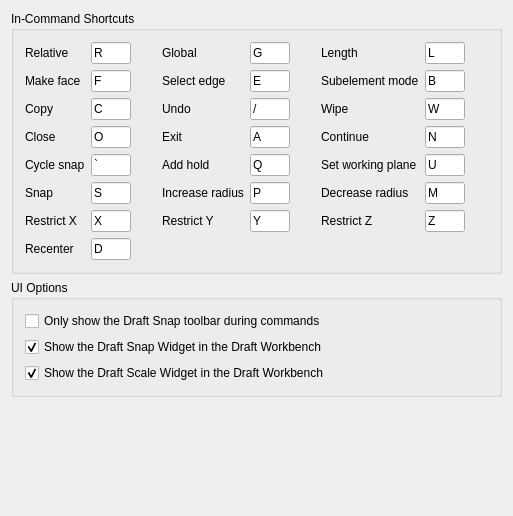
<?xml version="1.0" encoding="UTF-8"?>
<ui version="4.0">
 <class>Gui::Dialog::DlgSettingsDraft</class>
 <widget class="QWidget" name="Gui::Dialog::DlgSettingsDraft">
  <property name="geometry">
   <rect>
    <x>0</x>
    <y>0</y>
    <width>513</width>
    <height>516</height>
   </rect>
  </property>
  <property name="windowTitle">
   <string>Interface</string>
  </property>
  <layout class="QVBoxLayout">
   <item>
    <widget class="QGroupBox" name="groupBox_1">
     <property name="title">
      <string>In-Command Shortcuts</string>
     </property>
     <layout class="QGridLayout" name="gridLayout_1">
      <item row="0" column="0">
       <widget class="QLabel" name="label_inCommandShortcutRelative">
        <property name="text">
         <string>Relative</string>
        </property>
       </widget>
      </item>
      <item row="0" column="1">
       <widget class="Gui::PrefLineEdit" name="lineEdit_inCommandShortcutRelative">
        <property name="maximumSize">
         <size>
          <width>40</width>
          <height>16777215</height>
         </size>
        </property>
        <property name="text">
         <string>R</string>
        </property>
        <property name="clearButtonEnabled">
         <bool>false</bool>
        </property>
        <property name="prefEntry" stdset="0">
         <cstring>inCommandShortcutRelative</cstring>
        </property>
        <property name="prefPath" stdset="0">
         <cstring>Mod/Draft</cstring>
        </property>
       </widget>
      </item>
      <item row="0" column="2">
       <spacer name="horizontalSpacer_1">
        <property name="orientation">
         <enum>Qt::Horizontal</enum>
        </property>
        <property name="sizeType">
         <enum>QSizePolicy::Fixed</enum>
        </property>
        <property name="sizeHint" stdset="0">
         <size>
          <width>25</width>
          <height>0</height>
         </size>
        </property>
       </spacer>
      </item>
      <item row="0" column="3">
       <widget class="QLabel" name="label_inCommandShortcutGlobal">
        <property name="text">
         <string>Global</string>
        </property>
       </widget>
      </item>
      <item row="0" column="4">
       <widget class="Gui::PrefLineEdit" name="lineEdit_inCommandShortcutGlobal">
        <property name="maximumSize">
         <size>
          <width>40</width>
          <height>16777215</height>
         </size>
        </property>
        <property name="text">
         <string>G</string>
        </property>
        <property name="clearButtonEnabled">
         <bool>false</bool>
        </property>
        <property name="prefEntry" stdset="0">
         <cstring>inCommandShortcutGlobal</cstring>
        </property>
        <property name="prefPath" stdset="0">
         <cstring>Mod/Draft</cstring>
        </property>
       </widget>
      </item>
      <item row="0" column="5">
       <spacer name="horizontalSpacer_2">
        <property name="orientation">
         <enum>Qt::Horizontal</enum>
        </property>
        <property name="sizeType">
         <enum>QSizePolicy::Fixed</enum>
        </property>
        <property name="sizeHint" stdset="0">
         <size>
          <width>25</width>
          <height>0</height>
         </size>
        </property>
       </spacer>
      </item>
      <item row="0" column="6">
       <widget class="QLabel" name="label_inCommandShortcutLength">
        <property name="text">
         <string>Length</string>
        </property>
       </widget>
      </item>
      <item row="0" column="7">
       <widget class="Gui::PrefLineEdit" name="lineEdit_inCommandShortcutLength">
        <property name="maximumSize">
         <size>
          <width>40</width>
          <height>16777215</height>
         </size>
        </property>
        <property name="text">
         <string>L</string>
        </property>
        <property name="clearButtonEnabled">
         <bool>false</bool>
        </property>
        <property name="prefEntry" stdset="0">
         <cstring>inCommandShortcutLength</cstring>
        </property>
        <property name="prefPath" stdset="0">
         <cstring>Mod/Draft</cstring>
        </property>
       </widget>
      </item>
      <item row="0" column="8">
       <spacer name="horizontalSpacer_3">
        <property name="orientation">
         <enum>Qt::Horizontal</enum>
        </property>
        <property name="sizeType">
         <enum>QSizePolicy::Expanding</enum>
        </property>
        <property name="sizeHint" stdset="0">
         <size>
          <width>0</width>
          <height>0</height>
         </size>
        </property>
       </spacer>
      </item>
      <item row="1" column="0">
       <widget class="QLabel" name="label_inCommandShortcutMakeFace">
        <property name="text">
         <string>Make face</string>
        </property>
       </widget>
      </item>
      <item row="1" column="1">
       <widget class="Gui::PrefLineEdit" name="lineEdit_inCommandShortcutMakeFace">
        <property name="maximumSize">
         <size>
          <width>40</width>
          <height>16777215</height>
         </size>
        </property>
        <property name="text">
         <string>F</string>
        </property>
        <property name="clearButtonEnabled">
         <bool>false</bool>
        </property>
        <property name="prefEntry" stdset="0">
         <cstring>inCommandShortcutMakeFace</cstring>
        </property>
        <property name="prefPath" stdset="0">
         <cstring>Mod/Draft</cstring>
        </property>
       </widget>
      </item>
      <item row="1" column="3">
       <widget class="QLabel" name="label_inCommandShortcutSelectEdge">
        <property name="text">
         <string>Select edge</string>
        </property>
       </widget>
      </item>
      <item row="1" column="4">
       <widget class="Gui::PrefLineEdit" name="lineEdit_inCommandShortcutSelectEdge">
        <property name="maximumSize">
         <size>
          <width>40</width>
          <height>16777215</height>
         </size>
        </property>
        <property name="text">
         <string>E</string>
        </property>
        <property name="clearButtonEnabled">
         <bool>false</bool>
        </property>
        <property name="prefEntry" stdset="0">
         <cstring>inCommandShortcutSelectEdge</cstring>
        </property>
        <property name="prefPath" stdset="0">
         <cstring>Mod/Draft</cstring>
        </property>
       </widget>
      </item>
      <item row="1" column="6">
       <widget class="QLabel" name="label_inCommandShortcutSubelementMode">
        <property name="text">
         <string>Subelement mode</string>
        </property>
       </widget>
      </item>
      <item row="1" column="7">
       <widget class="Gui::PrefLineEdit" name="lineEdit_inCommandShortcutSubelementMode">
        <property name="maximumSize">
         <size>
          <width>40</width>
          <height>16777215</height>
         </size>
        </property>
        <property name="text">
         <string>B</string>
        </property>
        <property name="clearButtonEnabled">
         <bool>false</bool>
        </property>
        <property name="prefEntry" stdset="0">
         <cstring>inCommandShortcutSubelementMode</cstring>
        </property>
        <property name="prefPath" stdset="0">
         <cstring>Mod/Draft</cstring>
        </property>
       </widget>
      </item>
      <item row="2" column="0">
       <widget class="QLabel" name="label_inCommandShortcutCopy">
        <property name="text">
         <string>Copy</string>
        </property>
       </widget>
      </item>
      <item row="2" column="1">
       <widget class="Gui::PrefLineEdit" name="lineEdit_inCommandShortcutCopy">
        <property name="maximumSize">
         <size>
          <width>40</width>
          <height>16777215</height>
         </size>
        </property>
        <property name="text">
         <string>C</string>
        </property>
        <property name="clearButtonEnabled">
         <bool>false</bool>
        </property>
        <property name="prefEntry" stdset="0">
         <cstring>inCommandShortcutCopy</cstring>
        </property>
        <property name="prefPath" stdset="0">
         <cstring>Mod/Draft</cstring>
        </property>
       </widget>
      </item>
      <item row="2" column="3">
       <widget class="QLabel" name="label_inCommandShortcutUndo">
        <property name="text">
         <string>Undo</string>
        </property>
       </widget>
      </item>
      <item row="2" column="4">
       <widget class="Gui::PrefLineEdit" name="lineEdit_inCommandShortcutUndo">
        <property name="maximumSize">
         <size>
          <width>40</width>
          <height>16777215</height>
         </size>
        </property>
        <property name="text">
         <string notr="true">/</string>
        </property>
        <property name="clearButtonEnabled">
         <bool>false</bool>
        </property>
        <property name="prefEntry" stdset="0">
         <cstring>inCommandShortcutUndo</cstring>
        </property>
        <property name="prefPath" stdset="0">
         <cstring>Mod/Draft</cstring>
        </property>
       </widget>
      </item>
      <item row="2" column="6">
       <widget class="QLabel" name="label_inCommandShortcutWipe">
        <property name="text">
         <string>Wipe</string>
        </property>
       </widget>
      </item>
      <item row="2" column="7">
       <widget class="Gui::PrefLineEdit" name="lineEdit_inCommandShortcutWipe">
        <property name="maximumSize">
         <size>
          <width>40</width>
          <height>16777215</height>
         </size>
        </property>
        <property name="text">
         <string>W</string>
        </property>
        <property name="clearButtonEnabled">
         <bool>false</bool>
        </property>
        <property name="prefEntry" stdset="0">
         <cstring>inCommandShortcutWipe</cstring>
        </property>
        <property name="prefPath" stdset="0">
         <cstring>Mod/Draft</cstring>
        </property>
       </widget>
      </item>
      <item row="3" column="0">
       <widget class="QLabel" name="label_inCommandShortcutClose">
        <property name="text">
         <string>Close</string>
        </property>
       </widget>
      </item>
      <item row="3" column="1">
       <widget class="Gui::PrefLineEdit" name="lineEdit_inCommandShortcutClose">
        <property name="maximumSize">
         <size>
          <width>40</width>
          <height>16777215</height>
         </size>
        </property>
        <property name="text">
         <string>O</string>
        </property>
        <property name="clearButtonEnabled">
         <bool>false</bool>
        </property>
        <property name="prefEntry" stdset="0">
         <cstring>inCommandShortcutClose</cstring>
        </property>
        <property name="prefPath" stdset="0">
         <cstring>Mod/Draft</cstring>
        </property>
       </widget>
      </item>
      <item row="3" column="3">
       <widget class="QLabel" name="label_inCommandShortcutExit">
        <property name="text">
         <string>Exit</string>
        </property>
       </widget>
      </item>
      <item row="3" column="4">
       <widget class="Gui::PrefLineEdit" name="lineEdit_inCommandShortcutExit">
        <property name="maximumSize">
         <size>
          <width>40</width>
          <height>16777215</height>
         </size>
        </property>
        <property name="text">
         <string>A</string>
        </property>
        <property name="clearButtonEnabled">
         <bool>false</bool>
        </property>
        <property name="prefEntry" stdset="0">
         <cstring>inCommandShortcutExit</cstring>
        </property>
        <property name="prefPath" stdset="0">
         <cstring>Mod/Draft</cstring>
        </property>
       </widget>
      </item>
      <item row="3" column="6">
       <widget class="QLabel" name="label_inCommandShortcutContinue">
        <property name="text">
         <string>Continue</string>
        </property>
       </widget>
      </item>
      <item row="3" column="7">
       <widget class="Gui::PrefLineEdit" name="lineEdit_inCommandShortcutContinue">
        <property name="maximumSize">
         <size>
          <width>40</width>
          <height>16777215</height>
         </size>
        </property>
        <property name="text">
         <string>N</string>
        </property>
        <property name="clearButtonEnabled">
         <bool>false</bool>
        </property>
        <property name="prefEntry" stdset="0">
         <cstring>inCommandShortcutContinue</cstring>
        </property>
        <property name="prefPath" stdset="0">
         <cstring>Mod/Draft</cstring>
        </property>
       </widget>
      </item>
      <item row="4" column="0">
       <widget class="QLabel" name="label_inCommandShortcutCycleSnap">
        <property name="text">
         <string>Cycle snap</string>
        </property>
       </widget>
      </item>
      <item row="4" column="1">
       <widget class="Gui::PrefLineEdit" name="lineEdit_inCommandShortcutCycleSnap">
        <property name="maximumSize">
         <size>
          <width>40</width>
          <height>16777215</height>
         </size>
        </property>
        <property name="text">
         <string notr="true">`</string>
        </property>
        <property name="clearButtonEnabled">
         <bool>false</bool>
        </property>
        <property name="prefEntry" stdset="0">
         <cstring>inCommandShortcutCycleSnap</cstring>
        </property>
        <property name="prefPath" stdset="0">
         <cstring>Mod/Draft</cstring>
        </property>
       </widget>
      </item>
      <item row="4" column="3">
       <widget class="QLabel" name="label_inCommandShortcutAddHold">
        <property name="text">
         <string>Add hold</string>
        </property>
       </widget>
      </item>
      <item row="4" column="4">
       <widget class="Gui::PrefLineEdit" name="lineEdit_inCommandShortcutAddHold">
        <property name="maximumSize">
         <size>
          <width>40</width>
          <height>16777215</height>
         </size>
        </property>
        <property name="text">
         <string>Q</string>
        </property>
        <property name="clearButtonEnabled">
         <bool>false</bool>
        </property>
        <property name="prefEntry" stdset="0">
         <cstring>inCommandShortcutAddHold</cstring>
        </property>
        <property name="prefPath" stdset="0">
         <cstring>Mod/Draft</cstring>
        </property>
       </widget>
      </item>
      <item row="4" column="6">
       <widget class="QLabel" name="label_inCommandShortcutSetWP">
        <property name="text">
         <string>Set working plane</string>
        </property>
       </widget>
      </item>
      <item row="4" column="7">
       <widget class="Gui::PrefLineEdit" name="lineEdit_inCommandShortcutSetWP">
        <property name="maximumSize">
         <size>
          <width>40</width>
          <height>16777215</height>
         </size>
        </property>
        <property name="text">
         <string>U</string>
        </property>
        <property name="clearButtonEnabled">
         <bool>false</bool>
        </property>
        <property name="prefEntry" stdset="0">
         <cstring>inCommandShortcutSetWP</cstring>
        </property>
        <property name="prefPath" stdset="0">
         <cstring>Mod/Draft</cstring>
        </property>
       </widget>
      </item>
      <item row="5" column="0">
       <widget class="QLabel" name="label_inCommandShortcutSnap">
        <property name="text">
         <string>Snap</string>
        </property>
       </widget>
      </item>
      <item row="5" column="1">
       <widget class="Gui::PrefLineEdit" name="lineEdit_inCommandShortcutSnap">
        <property name="maximumSize">
         <size>
          <width>40</width>
          <height>16777215</height>
         </size>
        </property>
        <property name="text">
         <string>S</string>
        </property>
        <property name="clearButtonEnabled">
         <bool>false</bool>
        </property>
        <property name="prefEntry" stdset="0">
         <cstring>inCommandShortcutSnap</cstring>
        </property>
        <property name="prefPath" stdset="0">
         <cstring>Mod/Draft</cstring>
        </property>
       </widget>
      </item>
      <item row="5" column="3">
       <widget class="QLabel" name="label_inCommandShortcutIncreaseRadius">
        <property name="text">
         <string>Increase radius</string>
        </property>
       </widget>
      </item>
      <item row="5" column="4">
       <widget class="Gui::PrefLineEdit" name="lineEdit_inCommandShortcutIncreaseRadius">
        <property name="maximumSize">
         <size>
          <width>40</width>
          <height>16777215</height>
         </size>
        </property>
        <property name="text">
         <string notr="true">P</string>
        </property>
        <property name="clearButtonEnabled">
         <bool>false</bool>
        </property>
        <property name="prefEntry" stdset="0">
         <cstring>inCommandShortcutIncreaseRadius</cstring>
        </property>
        <property name="prefPath" stdset="0">
         <cstring>Mod/Draft</cstring>
        </property>
       </widget>
      </item>
      <item row="5" column="6">
       <widget class="QLabel" name="label_inCommandShortcutDecreaseRadius">
        <property name="text">
         <string>Decrease radius</string>
        </property>
       </widget>
      </item>
      <item row="5" column="7">
       <widget class="Gui::PrefLineEdit" name="lineEdit_inCommandShortcutDecreaseRadius">
        <property name="maximumSize">
         <size>
          <width>40</width>
          <height>16777215</height>
         </size>
        </property>
        <property name="text">
         <string notr="true">M</string>
        </property>
        <property name="clearButtonEnabled">
         <bool>false</bool>
        </property>
        <property name="prefEntry" stdset="0">
         <cstring>inCommandShortcutDecreaseRadius</cstring>
        </property>
        <property name="prefPath" stdset="0">
         <cstring>Mod/Draft</cstring>
        </property>
       </widget>
      </item>
      <item row="6" column="0">
       <widget class="QLabel" name="label_inCommandShortcutRestrictX">
        <property name="text">
         <string>Restrict X</string>
        </property>
       </widget>
      </item>
      <item row="6" column="1">
       <widget class="Gui::PrefLineEdit" name="lineEdit_inCommandShortcutRestrictX">
        <property name="maximumSize">
         <size>
          <width>40</width>
          <height>16777215</height>
         </size>
        </property>
        <property name="text">
         <string>X</string>
        </property>
        <property name="clearButtonEnabled">
         <bool>false</bool>
        </property>
        <property name="prefEntry" stdset="0">
         <cstring>inCommandShortcutRestrictX</cstring>
        </property>
        <property name="prefPath" stdset="0">
         <cstring>Mod/Draft</cstring>
        </property>
       </widget>
      </item>
      <item row="6" column="3">
       <widget class="QLabel" name="label_inCommandShortcutRestrictY">
        <property name="text">
         <string>Restrict Y</string>
        </property>
       </widget>
      </item>
      <item row="6" column="4">
       <widget class="Gui::PrefLineEdit" name="lineEdit_inCommandShortcutRestrictY">
        <property name="maximumSize">
         <size>
          <width>40</width>
          <height>16777215</height>
         </size>
        </property>
        <property name="text">
         <string>Y</string>
        </property>
        <property name="clearButtonEnabled">
         <bool>false</bool>
        </property>
        <property name="prefEntry" stdset="0">
         <cstring>inCommandShortcutRestrictY</cstring>
        </property>
        <property name="prefPath" stdset="0">
         <cstring>Mod/Draft</cstring>
        </property>
       </widget>
      </item>
      <item row="6" column="6">
       <widget class="QLabel" name="label_inCommandShortcutRestrictZ">
        <property name="text">
         <string>Restrict Z</string>
        </property>
       </widget>
      </item>
      <item row="6" column="7">
       <widget class="Gui::PrefLineEdit" name="lineEdit_inCommandShortcutRestrictZ">
        <property name="maximumSize">
         <size>
          <width>40</width>
          <height>16777215</height>
         </size>
        </property>
        <property name="text">
         <string>Z</string>
        </property>
        <property name="clearButtonEnabled">
         <bool>false</bool>
        </property>
        <property name="prefEntry" stdset="0">
         <cstring>inCommandShortcutRestrictZ</cstring>
        </property>
        <property name="prefPath" stdset="0">
         <cstring>Mod/Draft</cstring>
        </property>
       </widget>
      </item>
      <item row="7" column="0">
       <widget class="QLabel" name="label_inCommandShortcutRecenter">
        <property name="text">
         <string>Recenter</string>
        </property>
       </widget>
      </item>
      <item row="7" column="1">
       <widget class="Gui::PrefLineEdit" name="lineEdit_inCommandShortcutRecenter">
        <property name="maximumSize">
         <size>
          <width>40</width>
          <height>16777215</height>
         </size>
        </property>
        <property name="text">
         <string>D</string>
        </property>
        <property name="clearButtonEnabled">
         <bool>false</bool>
        </property>
        <property name="prefEntry" stdset="0">
         <cstring>inCommandShortcutRecenter</cstring>
        </property>
        <property name="prefPath" stdset="0">
         <cstring>Mod/Draft</cstring>
        </property>
       </widget>
      </item>
     </layout>
    </widget>
   </item>
   <item>
    <widget class="QGroupBox" name="groupBox_2">
     <property name="title">
      <string>UI Options</string>
     </property>
     <layout class="QGridLayout" name="gridLayout_2">
      <item row="0" column="0">
       <widget class="Gui::PreauracadheckBox" name="checkBox_SnapBarShowOnlyDuringCommands">
        <property name="toolTip">
         <string>If checked, the Draft Snap toolbar will only be visible during commands</string>
        </property>
        <property name="text">
         <string>Only show the Draft Snap toolbar during commands</string>
        </property>
        <property name="checked">
         <bool>false</bool>
        </property>
        <property name="prefEntry" stdset="0">
         <cstring>SnapBarShowOnlyDuringCommands</cstring>
        </property>
        <property name="prefPath" stdset="0">
         <cstring>Mod/Draft</cstring>
        </property>
       </widget>
      </item>
      <item row="1" column="0">
       <widget class="Gui::PreauracadheckBox" name="checkBox_DisplayStatusbarSnapWidget">
        <property name="toolTip">
         <string>If checked, the Draft Snap Widget is displayed in the Draft Status Bar</string>
        </property>
        <property name="text">
         <string>Show the Draft Snap Widget in the Draft Workbench</string>
        </property>
        <property name="checked">
         <bool>true</bool>
        </property>
        <property name="prefEntry" stdset="0">
         <cstring>DisplayStatusbarSnapWidget</cstring>
        </property>
        <property name="prefPath" stdset="0">
         <cstring>Mod/Draft</cstring>
        </property>
       </widget>
      </item>
      <item row="2" column="0">
       <widget class="Gui::PreauracadheckBox" name="checkBox_DisplayStatusbarScaleWidget">
        <property name="toolTip">
         <string>If checked, the Draft Scale Widget is displayed in the Draft Status Bar</string>
        </property>
        <property name="text">
         <string>Show the Draft Scale Widget in the Draft Workbench</string>
        </property>
        <property name="checked">
         <bool>true</bool>
        </property>
        <property name="prefEntry" stdset="0">
         <cstring>DisplayStatusbarScaleWidget</cstring>
        </property>
        <property name="prefPath" stdset="0">
         <cstring>Mod/Draft</cstring>
        </property>
       </widget>
      </item>
     </layout>
    </widget>
   </item>
   <item>
    <spacer name="verticalSpacer_1">
     <property name="orientation">
      <enum>Qt::Vertical</enum>
     </property>
     <property name="sizeHint" stdset="0">
      <size>
       <width>0</width>
       <height>0</height>
      </size>
     </property>
    </spacer>
   </item>
  </layout>
 </widget>
 <layoutdefault spacing="6" margin="11"/>
 <customwidgets>
  <customwidget>
   <class>Gui::PreauracadheckBox</class>
   <extends>QCheckBox</extends>
   <header>Gui/PrefWidgets.h</header>
  </customwidget>
  <customwidget>
   <class>Gui::PrefLineEdit</class>
   <extends>QLineEdit</extends>
   <header>Gui/PrefWidgets.h</header>
  </customwidget>
 </customwidgets>
 <resources/>
 <connections/>
</ui>
